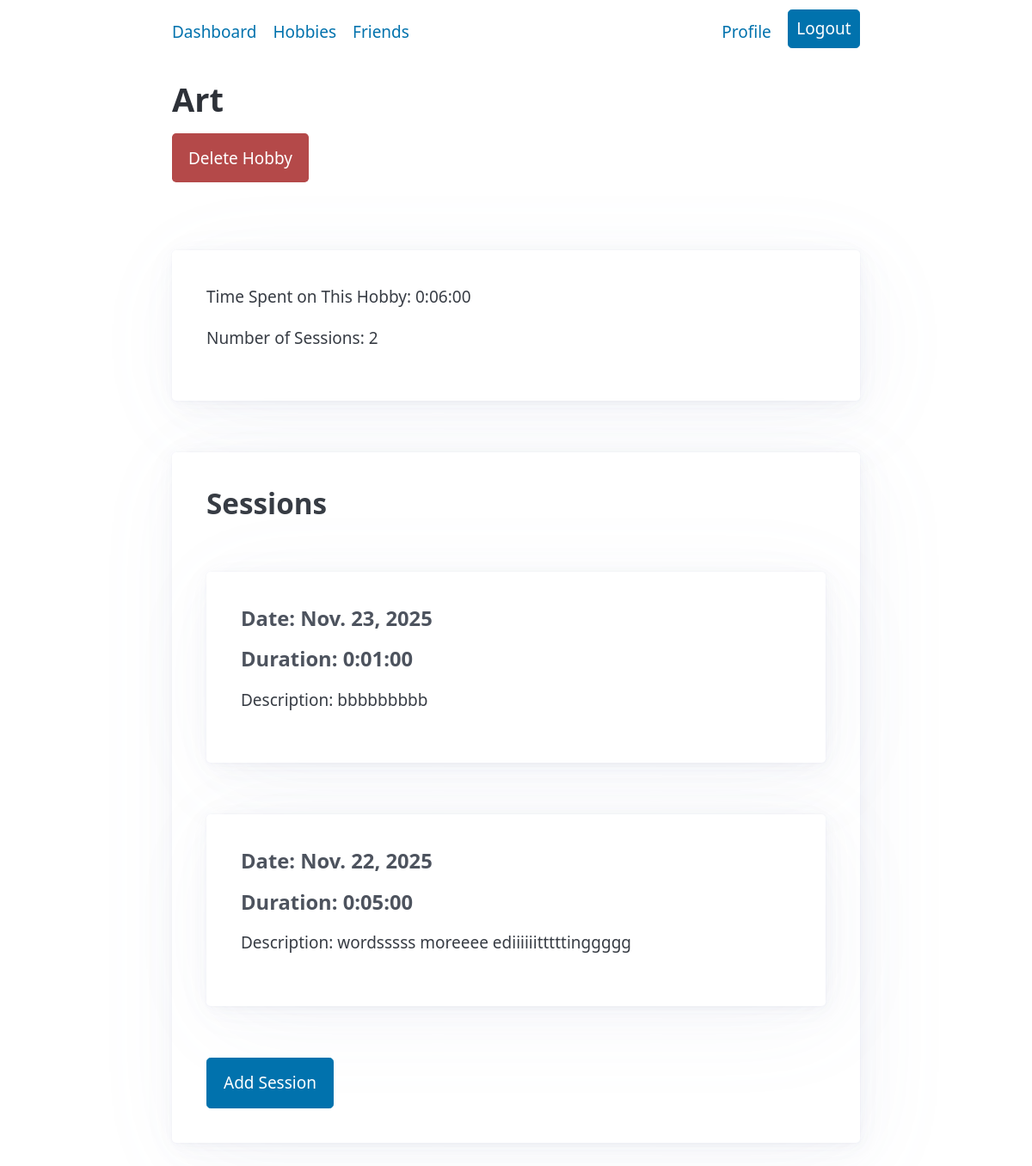
The app's page /hobbyhub/hobbies/art/ (signed in) with its own data.
### hobbies/models.py (models this page shows, shortened)
class Hobby(models.Model):
     user_profile = models.ForeignKey(
          UserProfile,
          on_delete=models.CASCADE,   # if the UserProfile is deleted, automatically delete all Hobbies associated with that profile
          related_name="hobbies"    # enables reverse lookup: user.hobbies returns all hobbies for given User object
     )
     name = models.CharField(
          unique=True,
          max_length=255,
     )
     date_created = models.DateField(auto_now_add = True)
     @property
     def total_time_spent(self):
          total_time = timedelta()
          all_sessions = self.sessions.all()    # get all sessions that are associated with this Hobby
          for session in all_sessions:
               total_time += session.duration
          return total_time
     class Meta:
          constraints = [
               models.UniqueConstraint(
                    fields=['user_profile', 'name'],
                    name='unique_hobby_per_user_profile'
               )
          ]

### hobby_sessions/models.py (models this page shows)
class Session(models.Model):
     user_profile = models.ForeignKey(
          UserProfile,
          on_delete=models.CASCADE,    # if the UserProfile is deleted, automatically delete all Sessions that belong to it
          related_name='sessions',     # enables reverse lookup: user_profile.sessions returns all sessions for given UserProfile object
     )
     hobby = models.ForeignKey(
        Hobby,
        on_delete=models.CASCADE,    # if the Hobby is deleted, automatically delete all Sessions associated with it
        related_name='sessions',     # enables reverse lookup: hobby.sessions returns all sessions for given Hobby object
    )
     date = models.DateField()
     start_time = models.TimeField()
     end_time = models.TimeField()
     @property
     def duration(self):
          start_dt = datetime.combine(self.date, self.start_time)
          end_dt = datetime.combine(self.date, self.end_time)
          return end_dt - start_dt
     description = models.TextField(
          blank=True,
          null=True)
     upload = models.ImageField(
        upload_to='session_pictures/',
        blank=True,
        null=True)
     friend_visibility = models.BooleanField(default=True)
     class Meta:
          constraints = [
               models.CheckConstraint(
                    name="require_description_or_upload",
                    check=(
                         Q(description__isnull=False) | Q(upload__isnull=False)
                    ),
               )
          ]

### hobbies/views.py (the view)
# urls.py: path("<str:name>/", hobby_detail_view, name="hobby_detail"),
def hobby_detail_view(request, name):
     if request.method == "GET":
          user_profile = request.user.userprofile
          hobbies = user_profile.hobbies.annotate(
               session_count=Count("sessions"),
          )
          hobby = hobbies.get(name=name)
          delete_hobby_url = reverse("hobbies:delete_hobby", args=[hobby.name])   # build the url to delete the specific Hobby
          sessions = hobby.sessions.all()    # get all sessions associated with hobby
          sorted_sessions = sessions.order_by("-date", "-end_time")    # sort sessions by date, time in descending order (newest to oldest)
          for session in sorted_sessions:
               session.delete_url = reverse("hobby_sessions:delete_session", args=[hobby.name, session.id])
          return render(request, "hobbies/hobby_detail.html", {
               "hobby": hobby,
               "delete_hobby_url": delete_hobby_url,
               "sessions": sorted_sessions,
          })
     return redirect("hobbies:hobby_detail", name=name)

### hobbies/templates/hobbies/hobby_detail.html (shortened to what this page needs)
{% extends "base.html" %}
{% block content %}
    <h1>{{ hobby.name|title }}</h1>
    <button class="warning_button" type="button" onclick="openDialog('delete_hobby')">Delete Hobby</button>
    <article>
        <p>Time Spent on This Hobby: {{ hobby.total_time_spent }}</p>
        <p>Number of Sessions:
            {% if hobby.session_count %}
                {{ hobby.session_count }}
            {% else %}
                0
            {% endif %}
        </p>
    </article>
    <article>
    <h2>Sessions</h2>
        {% include 'hobby_sessions/sessions_list.html' %}
        <a href="{% url 'hobby_sessions:create_session' hobby.name %}" role="button">Add Session</a>
    </article>
{% endblock %}

### hobby_sessions/templates/hobby_sessions/single_session.html (shortened to what this page needs)
{% block session %}
     <article>
          <div>
               <h4>Date: {{ session.date }}</h4>
               <h4>Duration: {{ session.duration }}</h4>
          </div>
          {% if session.description %}
               <p>Description: {{ session.description }}</p>
          {% endif %}
     </article>
{% endblock %}

### static/css/custom.css (style rules this page uses)
article { margin: 60px 0; padding: 40px; }
.warning_button { background-color: #b44949; color: white; border: #833434; box-shadow: none !important; }

### records on screen
Hobby: name "Art", total_time_spent "0:06:00", session_count "2"
Session: date "Nov. 23, 2025", duration "0:01:00", description "bbbbbbbbb"
Session: date "Nov. 22, 2025", duration "0:05:00", description "wordsssss moreeee ediiiiiitttttinggggg"
